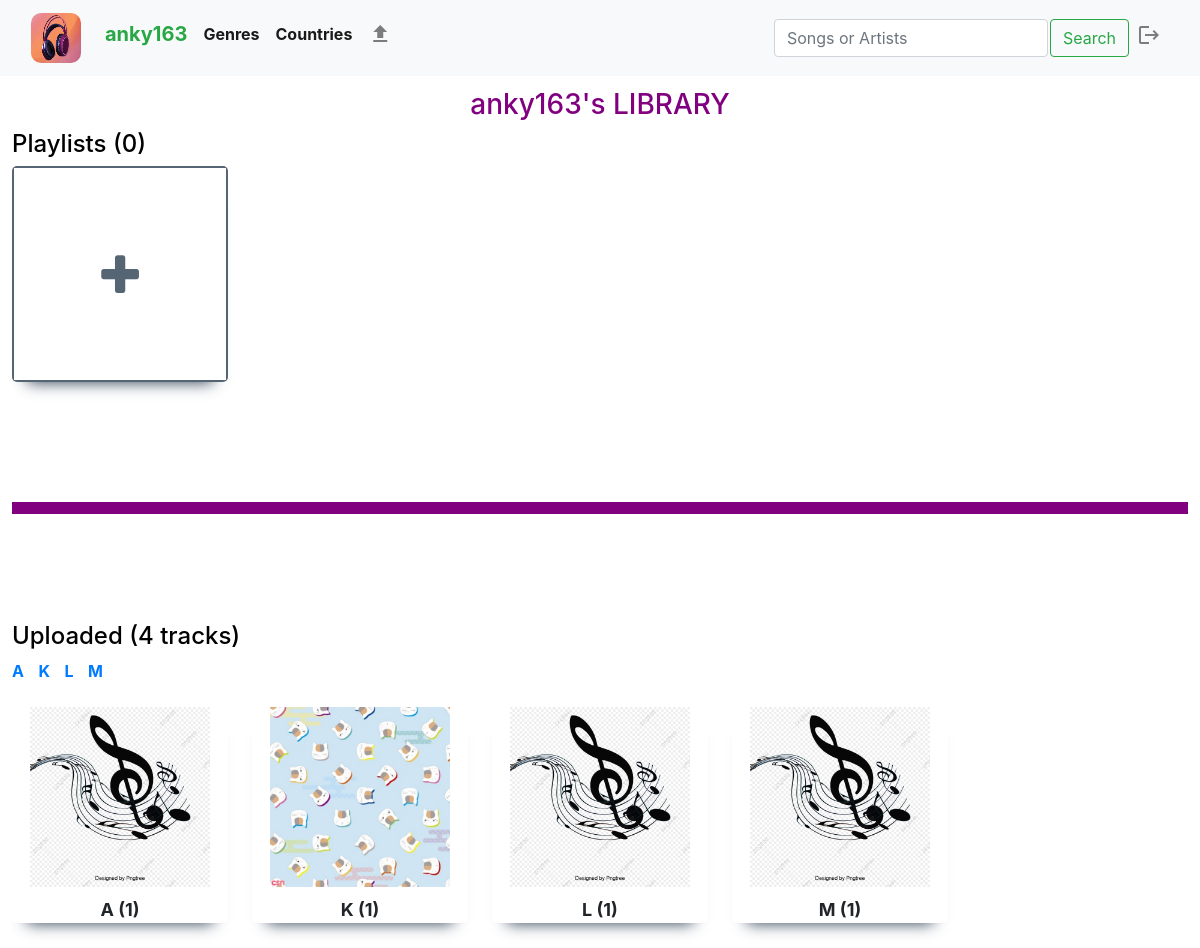
Page /library/1 (signed in) on the committed database.
### music/models.py (models this page shows, shortened)
class User(AbstractUser):
    pass

class Playlist(models.Model):
    user = models.ForeignKey(User, on_delete=models.CASCADE, related_name="owner")
    name = models.CharField(max_length=64, blank=False)
    tracks = models.ManyToManyField(Song, blank=True, related_name="track")

class Song(models.Model):
    uploader = models.ForeignKey(User, on_delete=models.CASCADE, related_name="uploader")
    title = models.CharField(max_length=64, blank=False, db_column="title")
    _artists = models.CharField(max_length=64, blank=True, db_column="artists")
    _country = models.CharField(max_length=64, blank=True, db_column="country")
    _genre = models.CharField(max_length=64, blank=True, db_column="genre")
    date = models.DateTimeField(db_column="date")
    views = models.IntegerField(default=0, db_column="views")
    photo = models.ImageField(upload_to='images', blank=True, default=None)
    audio = models.FileField(upload_to='songs', blank=False, default=None)
    @property
    def artists(self):
        return self._artists
    @artists.setter
    def artists(self, artists):
        if not artists:
            self._artists = "Unknown"
        else:
            self._artists = artists
    @property
    def genre(self):
        return self._genre
    @genre.setter
    def genre(self, genre):
        if not genre or genre.lower() not in ["pop", "dance", "rock", "jazz", "traditional", "soundtrack"]:
            self._genre = "Others"
        else:
            self._genre = genre
    @property
    def country(self):
        return self._country
    @country.setter
    def country(self, country):
        if not country or country.lower() not in ["us - uk", "korea", "japan", "china", "vietnam"]:
            self._country = "Others"
        else:
            self._country = country

### music/views.py (the view)
# urls.py: path("library/<int:host_id>", views.library, name="library"),
@csrf_exempt
def library(request, host_id):
    try:
        user = User.objects.get(pk=host_id)
    except User.DoesNotExist:
        raise Http404("User not found.")
    playlists = Playlist.objects.filter(user=host_id)
    pseudo_playlist = Playlist(pk=0, user=user) # This is a button to create new playlist
    clone = []
    clone.append(pseudo_playlist)
    for playlist in playlists:
        clone.append(playlist)
    playlists_packages = []
    p = Paginator(clone, 5)
    for i in range(p.num_pages):
        playlists_package = p.page(i + 1)
        playlists_packages.append(playlists_package)
    tracks = Song.objects.filter(uploader=host_id).order_by("title")
    groups = []
    for i in range(27):
        groups.append([])
    for track in tracks:
        track.title = track.title.capitalize()
        n = ord(track.title[0])
        if n >= 65 and n <= 90:
            groups[n - 65].append(track)
        else:
            groups[26].append(track)
    clone = []
    for group in groups:
        if len(group) != 0:
            clone.append(group)
    uploaded_packages = []
    g = Paginator(clone, 5)
    for i in range(g.num_pages):
        uploaded_package = g.page(i + 1)
        uploaded_packages.append(uploaded_package)
    return render(request, "music/library.html", {
        "host": user,
        "playlists_packages": playlists_packages,
        "number_of_playlists": playlists.count(),
        "uploaded_packages": uploaded_packages,
        "number_of_uploaded": tracks.count()
    })

### music/templates/music/library.html (shortened to what this page needs)
{% extends "music/layout.html" %}
{% load static %}
{% block body %}
    <div id="library-page">
        <h3 id="library-header" style="color: purple; text-align: center;">{{ host }}'s LIBRARY</h3>
        {% if user.id == host.id %}
            <div id="library-playlists">
                <div class="smaller-headers">
                    <h4>Playlists ({{ number_of_playlists }})</h4>
                </div>
                <div class="media-container" id="playlists-container">
                    {% for package in playlists_packages %}
                        <div class="media-group" id="playlists-group-{{ package.number }}">
                            {% for playlist in package.object_list %}
                                <div class="media-items">
                                    {% if playlist.id == 0 %}
                                        <div id="create-playlist">
                                            <i class="fa fa-plus" aria-hidden="true" onclick="showCreatingTable()"></i>
                                        </div>
                                    {% endif %}
                                </div>
                            {% endfor %}
                        </div>
                    {% endfor %}
                </div>
            </div>
            <div id="borderline">
            </div>
        {% endif %}
        <div id="library-uploaded">
            <div class="smaller-headers">
                <h4>Uploaded ({{ number_of_uploaded }} tracks)</h4>
            </div>
            <div>
                {% for package in uploaded_packages %}
                    {% for group in package.object_list %}
                        {% if group.0.title.0 in "ABCDEFGHIJKLMNOPQRSTUVWXYZ" %}
                            <a style="margin-right: 10px;" href="#uploaded-{{ group.0.title.0 }}">
                                <strong>{{ group.0.title.0 }}</strong>
                            </a>
                        {% else %}
                            <a style="margin-right: 10px;" href="#uploaded-#">
                                <strong>#</strong>
                            </a>
                        {% endif %}
                    {% endfor %}
                {% endfor %}
            </div>
            <br>
            <div class="media-container" id="uploaded-container">
                {% for package in uploaded_packages %}
                    <div class="media-group" id="uploaded-group-{{ package.number }}">
                        {% for group in package.object_list %}
                            <div class="media-items">
                                {% if group.0.photo %}
                                    {% if group.0.title.0 in "ABCDEFGHIJKLMNOPQRSTUVWXYZ" %}
                                        <img id="uploaded-{{ group.0.title.0 }}" src="/music/media/{{ group.0.photo }}">
                                    {% else %}
                                        <img id="uploaded-#" src="/music/media/{{ group.0.photo }}">
                                    {% endif %}
                                {% else %}
                                    {% if group.0.title.0 in "ABCDEFGHIJKLMNOPQRSTUVWXYZ" %}
                                        <img id="uploaded-{{ group.0.title.0 }}" src="/static/music/media/music.jpg">
                                    {% else %}
                                        <img id="uploaded-#" src="/static/music/media/music.jpg">
                                    {% endif %}
                                {% endif %}
                                {% if group.0.title.0 in "ABCDEFGHIJKLMNOPQRSTUVWXYZ" %}
                                    <h3 class="group-name">{{ group.0.title.0 }} ({{ group|length }})</h3>
                                {% else %}
                                    <h3 class="group-name"># ({{ group|length }})</h3>
                                {% endif %}
                            </div>
                        {% endfor %}
                    </div>
                {% endfor %}
            </div>
        </div>
    </div>
{% endblock %}

### music/templates/music/layout.html (shortened to what this page needs)
{% load static %}
<!DOCTYPE html>
<html lang="en">
    <head>
            <link rel="stylesheet" href="https://stackpath.bootstrapcdn.com/bootstrap/4.4.1/css/bootstrap.min.css">
        <link rel="stylesheet" href="https://cdnjs.cloudflare.com/ajax/libs/font-awesome/4.7.0/css/font-awesome.min.css"/>
        <link href="{% static 'music/styles.css' %}" rel="stylesheet">
    </head>
    <body>
        <div class="header">
            <nav class="navbar navbar-expand-sm navbar-light bg-light">
                <div class="container-fluid">
                    <a class="navbar-brand" href="{% url 'list' %}">
                        <img id="logo" src="{% static 'music/media/lolo.jpg' %}" alt="logo">
                    </a>
                    <div class="collapse navbar-collapse" id="navbarSupportedContent">
                        <ul class="navbar-nav mr-auto">
                            {% if user.is_authenticated %}
                                <li class="nav-item">
                                    <a class="nav-link active" aria-current="page" href="{% url 'library' user.id %}"><h5 style="color: #28a745; font-weight: bold;">{{ user.username }}</h5></a>
                                </li>
                             {% endif %}
                                <li class="nav-item dropdown">
                                    <a id="genres-menu" class="nav-link active" href="{% url 'menu' 'genres' %}"><strong>Genres</strong></a>
                                </li>
                                <li class="nav-item dropdown">
                                    <a id="countries-menu" class="nav-link active" href="{% url 'menu' 'countries' %}"><strong>Countries</strong></a>
                                </li>
                            {% if user.is_authenticated %}
                                <li class="nav-item">
                                    <a id="upload-link" class="nav-link" href="{% url 'upload' %}">
                                        <span class="material-icons">
                                        </span>
                                    </a>
                                </li>
                            {% endif %}
                        </ul>
                        <form class="d-flex" action="{% url 'search' %}" method="post">
                            <input style="margin-right: 2px;" class="form-control me-2" type="search" placeholder="Songs or Artists" aria-label="Search" name="name" required>
                            <button class="btn btn-outline-success" type="submit">Search</button>
                        </form>
                        <div class="log-in" style="float: right;">
                            <ul class="navbar-nav me-auto mb-2 mb-lg-0">
                                {% if user.is_authenticated %}
                                    <li class="nav-item">
                                        <a id="logout-link" class="nav-link" aria-current="page" href="{% url 'logout' %}">
                                            <span class="material-icons">
                                            </span>
                                        </a>
                                    </li>
                                {% endif %}
                            </ul>
                        </div>
                    </div>
                </div>
            </nav>
        </div>
        <div class="body">
            {% block body %}{% endblock %}
        </div>
    </body>
</html>

### music/static/music/styles.css (style rules this page uses)
#logo { width: 50px; height: 50px; }
img { border-radius: 10px; }
ul { list-style: none; }
.header { height: auto; }
#library-page { margin-top: 1vw; margin-left: 1vw; margin-right: 1vw; margin-bottom: 1vw; }
#borderline { height: 1vw; background-color: purple; margin-top: 6vw; margin-bottom: 9vw; }
#library-page .smaller-headers { display: block; width: 100%; }
#library-page .smaller-headers h4, h5 { display: inline-block; color: black; }
.media-container { display: grid; grid-auto-flow: column; overflow-x: hidden; scroll-behavior: smooth; grid-column-gap: 3vw; grid-row-gap: 2vw; }
.media-group { display: grid; grid-auto-flow: column; grid-auto-columns: 20vw; height: 22vw; width: 98vw; }
.media-items { display: flex; position: relative; overflow: hidden; border-radius: 5px; width: 18vw; height: 18vw; z-index: 5; box-shadow: rgb(38, 57, 77) 0px 15px 15px -15px; }
.media-items #create-playlist { width: 100%; display: flex; justify-content: center; align-items: center; font-size: 4vw; border: 2px #566573 solid; }
.media-items #create-playlist i { width: 5vw; height: 5vw; border: none; background-color: white; color: #566573; border-radius: 50%; cursor: pointer; display: flex; justify-content: center; align-items: center; padding-top: 3px; }
.media-items img { margin-left: 1.5vw; width: 15vw; height: 15vw; border-radius: 0px; cursor: pointer; }
.media-items .group-name { position: absolute; z-index: 10; width: 100%; padding-left: 1vw; padding-right: 1vw; font-size: 1.5vw; overflow: hidden; font-weight: bold; text-align: center; }
.media-items .group-name { margin-top: 16vw; display: block; }

### rows in the picture
User: username "anky163"
Song: title "A", group "1"
Song: title "K", photo (picture), group "1"
Song: title "L", group "1"
Song: title "M", group "1"

### other values in the picture
{{ number_of_playlists }} "0"
{{ number_of_uploaded }} "4"
